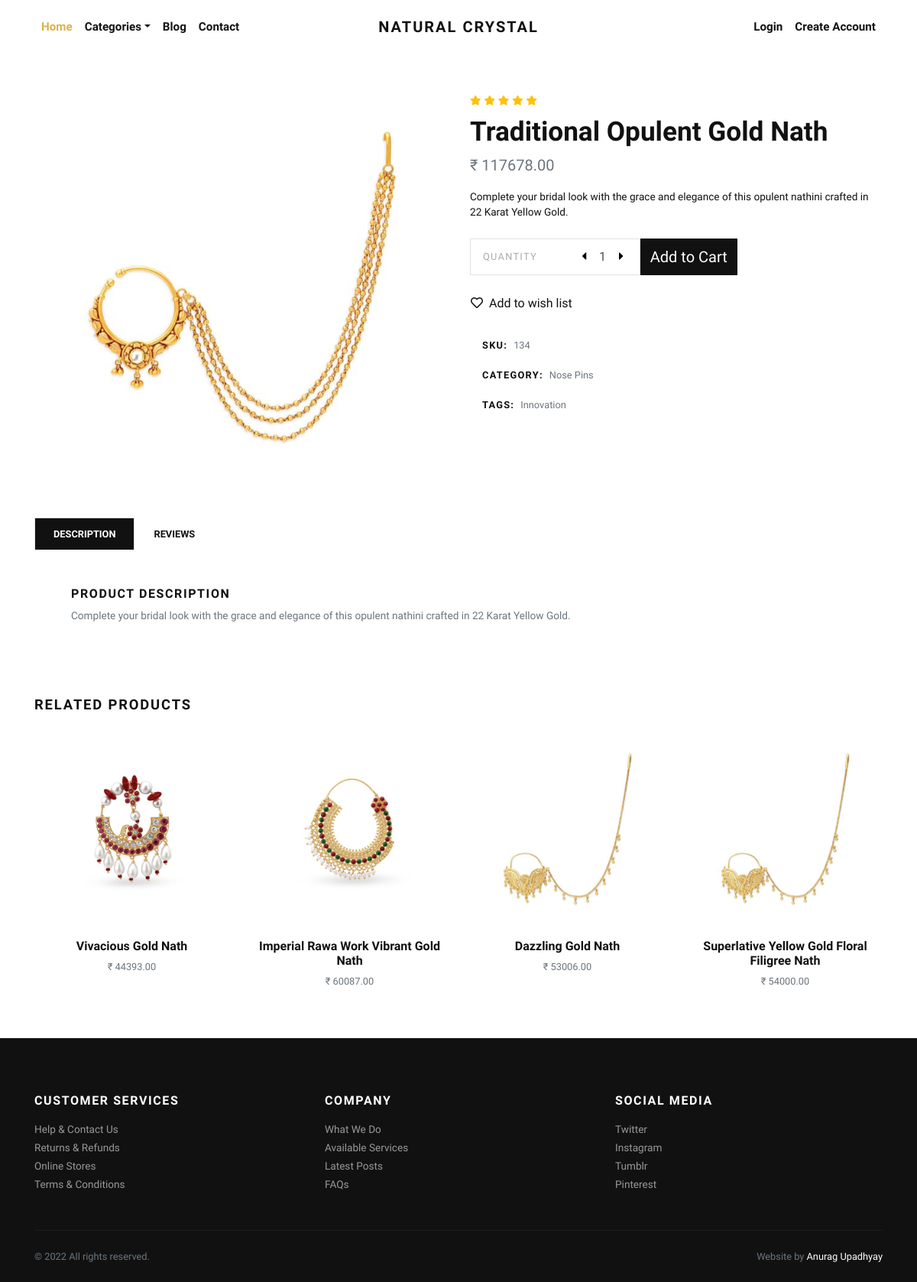
The app's page /product/traditional-opulent-gold-nath/ with its own data.
### store/models.py (models this page shows, shortened)
class Product(models.Model):
    title = models.CharField(max_length=150, verbose_name="Product Title")
    slug = models.SlugField(max_length=160, verbose_name="Product Slug")
    sku = models.CharField(max_length=255, unique=True, verbose_name="Unique Product ID (SKU)")
    short_description = models.TextField(verbose_name="Short Description")
    detail_description = models.TextField(blank=True, null=True, verbose_name="Detail Description")
    product_image = models.ImageField(upload_to='product', blank=True, null=True, verbose_name="Product Image")
    price = models.DecimalField(max_digits=8, decimal_places=2)
    category = models.ForeignKey(Category, verbose_name="Product Categoy", on_delete=models.CASCADE)
    is_active = models.BooleanField(verbose_name="Is Active?")
    is_featured = models.BooleanField(verbose_name="Is Featured?")
    created_at = models.DateTimeField(auto_now_add=True, verbose_name="Created Date")
    updated_at = models.DateTimeField(auto_now=True, verbose_name="Updated Date")
    class Meta:
        verbose_name_plural = 'Products'
        ordering = ('-created_at', )

class Category(models.Model):
    title = models.CharField(max_length=50, verbose_name="Category Title")
    slug = models.SlugField(max_length=55, verbose_name="Category Slug")
    description = models.TextField(blank=True, verbose_name="Category Description")
    category_image = models.ImageField(upload_to='category', blank=True, null=True, verbose_name="Category Image")
    is_active = models.BooleanField(verbose_name="Is Active?")
    is_featured = models.BooleanField(verbose_name="Is Featured?")
    created_at = models.DateTimeField(auto_now_add=True, verbose_name="Created Date")
    updated_at = models.DateTimeField(auto_now=True, verbose_name="Updated Date")
    class Meta:
        verbose_name_plural = 'Categories'
        ordering = ('-created_at', )
    def __str__(self):
        return self.title

### store/views.py (the view)
# urls.py: path('product/<slug:slug>/', views.detail, name="product-detail"),
def detail(request, slug):
    product = get_object_or_404(Product, slug=slug)
    related_products = Product.objects.exclude(id=product.id).filter(is_active=True, category=product.category)
    context = {
        'product': product,
        'related_products': related_products,
    }
    return render(request, 'store/detail.html', context)

### store/context_preprocessors.py (called while the page is built)
def store_menu(request):
    categories = Category.objects.filter(is_active=True)
    context = {
        'categories_menu': categories,
    }
    return context

def cart_menu(request):
    if request.user.is_authenticated:
        cart_items= Cart.objects.filter(user=request.user)
        context = {
            'cart_items': cart_items,
        }
    else:
        context = {}
    return context

### templates/store/detail.html (shortened to what this page needs)
{% extends 'base.html' %}
{% load static %}
    {% block content %}
      <section class="py-5">
        <div class="container">
          <div class="row mb-5">
            <div class="col-lg-6">
              <div class="row m-sm-0">
                <div class="col-sm-12 order-1 order-sm-2">
                  <div class="owl-carousel product-slider" data-slider-id="1">
                    {% if product.product_image %}
                      <a class="d-block" href="{{product.product_image.url}}" data-lightbox="product" title="{{product.title}}"><img class="img-fluid" src="{{product.product_image.url}}" alt="{{product.title}}"></a>
                      {% else %}
                      <a class="d-block" href="{% static 'img/product-detail-1.jpg' %}" data-lightbox="product" title="{{product.title}}"><img class="img-fluid" src="{% static 'img/product-detail-1.jpg' %}" alt="{{product.title}}"></a>
                    {% endif %}
                  </div>
                </div>
              </div>
            </div>
            <div class="col-lg-6">
              <ul class="list-inline mb-2">
                <li class="list-inline-item m-0"><i class="fas fa-star small text-warning"></i></li>
                <li class="list-inline-item m-0"><i class="fas fa-star small text-warning"></i></li>
                <li class="list-inline-item m-0"><i class="fas fa-star small text-warning"></i></li>
                <li class="list-inline-item m-0"><i class="fas fa-star small text-warning"></i></li>
                <li class="list-inline-item m-0"><i class="fas fa-star small text-warning"></i></li>
              </ul>
              <h1>{{product.title}}</h1>
              <p class="text-muted lead">₹ {{product.price}}</p>
              <p class="text-small mb-4">{{product.short_description}}</p>
              <div class="row align-items-stretch mb-4">
                <div class="col-sm-5 pr-sm-0">
                  <div class="border d-flex align-items-center justify-content-between py-1 px-3 bg-white border-white"><span class="small text-uppercase text-gray mr-4 no-select">Quantity</span>
                    <div class="quantity">
                      <button class="dec-btn p-0"><i class="fas fa-caret-left"></i></button>
                      <input name="quantity" class="form-control border-0 shadow-0 p-0" type="text" value="1">
                      <button class="inc-btn p-0"><i class="fas fa-caret-right"></i></button>
                    </div>
                  </div>
                </div>
                <div class="col-sm-3 pl-sm-0">
                  <form action="{% url 'store:add-to-cart' %}">
                    <button type="submit" class="btn btn-dark btn-lg btn-block h-100 d-flex align-items-center justify-content-center px-0">Add to Cart</button>
                  </form>
                </div>
              </div><a class="btn btn-link text-dark p-0 mb-4" href="#"><i class="far fa-heart mr-2"></i>Add to wish list</a><br>
              <ul class="list-unstyled small d-inline-block">
                <li class="px-3 py-2 mb-1 bg-white"><strong class="text-uppercase">SKU:</strong><span class="ml-2 text-muted">{{product.sku}}</span></li>
                <li class="px-3 py-2 mb-1 bg-white text-muted"><strong class="text-uppercase text-dark">Category:</strong><a class="reset-anchor ml-2" href="{% url 'store:category-products' product.category.slug %}">{{product.category}}</a></li>
                <li class="px-3 py-2 mb-1 bg-white text-muted"><strong class="text-uppercase text-dark">Tags:</strong><a class="reset-anchor ml-2" href="#">Innovation</a></li>
              </ul>
            </div>
          </div>
          <ul class="nav nav-tabs border-0" id="myTab" role="tablist">
            <li class="nav-item"><a class="nav-link active" id="description-tab" data-toggle="tab" href="#description" role="tab" aria-controls="description" aria-selected="true">Description</a></li>
            <li class="nav-item"><a class="nav-link" id="reviews-tab" data-toggle="tab" href="#reviews" role="tab" aria-controls="reviews" aria-selected="false">Reviews</a></li>
          </ul>
          <div class="tab-content mb-5" id="myTabContent">
            <div class="tab-pane fade show active" id="description" role="tabpanel" aria-labelledby="description-tab">
              <div class="p-4 p-lg-5 bg-white">
                <h6 class="text-uppercase">Product description </h6>
                <p class="text-muted text-small mb-0">{{product.detail_description}}</p>
              </div>
            </div>
          </div>
          <h2 class="h5 text-uppercase mb-4">Related products</h2>
          <div class="row">
            {% if related_products %}
              {% for rp in related_products %}
                <div class="col-lg-3 col-sm-6">
                  <div class="product text-center skel-loader">
                    <div class="d-block mb-3 position-relative">
                      <a class="d-block" href="{% url 'store:product-detail' rp.slug %}">
                        {% if rp.product_image %}
                          <img class="img-fluid w-100" src="{{rp.product_image.url}}" alt="{{rp.title}}">
                        {% else %}
                        <img class="img-fluid w-100" src="{% static 'img/product-1.jpg' %}" alt="{{rp.title}}">
                        {% endif %}
                      </a>
                    </div>
                    <h6> <a class="reset-anchor" href="{% url 'store:product-detail' rp.slug %}">{{rp.title}}</a></h6>
                    <p class="small text-muted">₹ {{rp.price}}</p>
                  </div>
                </div>
              {% endfor %}
            {% endif %}
          </div>
        </div>
      </section>
      {% endblock content %}

### jewelryshop/static/css/style.default.css (style rules this page uses)
.text-small { font-size: 0.85rem !important; }
.text-gray { color: #aaa !important; }
strong { font-weight: 700; }
.product img { -webkit-filter: grayscale(40%); filter: grayscale(40%); transition: all 0.3s; }
.quantity { display: -ms-flexbox; display: flex; -ms-flex-align: center; align-items: center; font-family: inherit; }
.quantity input { width: 2rem; text-align: center; }
.quantity button { background: none; border: none; width: 1rem; outline: none; }
.text-uppercase { text-transform: uppercase; letter-spacing: 0.1em; }
.border { border: 1px solid #dee2e6 !important; }
.shadow-0 { box-shadow: none !important; }
.reset-anchor { color: inherit; transition: all 0.3s; }
.no-select { cursor: default; -webkit-user-select: none; -moz-user-select: none; -ms-user-select: none; user-select: none; }
.btn { font-weight: 400; border: 1px solid transparent; font-family: inherit; padding: 0.375rem 1.5rem; font-size: 1rem; line-height: 1.5; border-radius: 0; transition: color 0.15s ease-in-out, background-color 0.15s ease-in-out, border-color 0.15s ease-in-out, box-shadow 0.15s ease-in-out; }
.btn-link { font-weight: 400; color: #dcb14a; }
.btn-dark { color: #fff; background-color: #111111; border-color: #111111; }
.btn-lg { padding: 0.5rem 1rem; font-size: 1.25rem; line-height: 1.5; border-radius: 0; }
body { font-family: "Libre Franklin", sans-serif; font-size: 1rem; font-weight: 400; line-height: 1.5; color: #111111; background-color: #fff; }
a { color: #dcb14a; text-decoration: none; }
h1, h2, h3, h4, h5, h6, .h1, .h2, .h3, .h4, .h5, .h6 { margin-bottom: 0.5rem; font-family: inherit; font-weight: 900; line-height: 1.2; color: inherit; }
h1, .h1 { font-size: 2.2rem; }
h2, .h2 { font-size: 1.9rem; }
h5, .h5 { font-size: 1.15rem; }
h6, .h6 { font-size: 1rem; }
.lead { font-size: 1.25rem; font-weight: 300; }
small, .small { font-size: 80%; font-weight: 400; }
.text-warning { color: #ffc107 !important; }
.text-dark { color: #111111 !important; }
.form-control { padding: 0.375rem 0.75rem; font-size: 1rem; line-height: 1.5; color: #495057; background-color: #fff; border: 1px solid #ced4da; border-radius: 0; transition: border-color 0.15s ease-in-out, box-shadow 0.15s ease-in-out; }
.form-control::placeholder { color: #adb5bd; font-size: 0.85rem; font-weight: 400; }
.nav-link { padding: 0.5rem 1rem; }
.nav-tabs .nav-item { margin-bottom: -1px; }
.nav-tabs .nav-link { border: 1px solid transparent; font-family: inherit; color: #111111; text-transform: uppercase; font-size: 0.8rem; transition: all 0.3s; font-weight: 700; padding: 0.7rem 1.5rem; background: #fff; border-top-left-radius: 0; border-top-right-radius: 0; }
.nav-tabs .nav-link.active, .nav-tabs .nav-link:hover, .nav-tabs .nav-item.show .nav-link { background: #111111; background-color: #111111; color: #fff; }

### records on screen
Product: product_image (picture), title "Traditional Opulent Gold Nath", price "117678.00", short_description "Complete your bridal look with the grace and elegance of this opulent nathini crafted in 22 Karat Yellow Gold.", sku "134", category "Nose Pins", detail_description "Complete your bridal look with the grace and elegance of this opulent nathini crafted in 22 Karat Yellow Gold."
Product: product_image (picture), title "Vivacious Gold Nath", price "44393.00"
Product: product_image (picture), title "Imperial Rawa Work Vibrant Gold Nath", price "60087.00"
Product: product_image (picture), title "Dazzling Gold Nath", price "53006.00"
Product: product_image (picture), title "Superlative Yellow Gold Floral Filigree Nath", price "54000.00"
